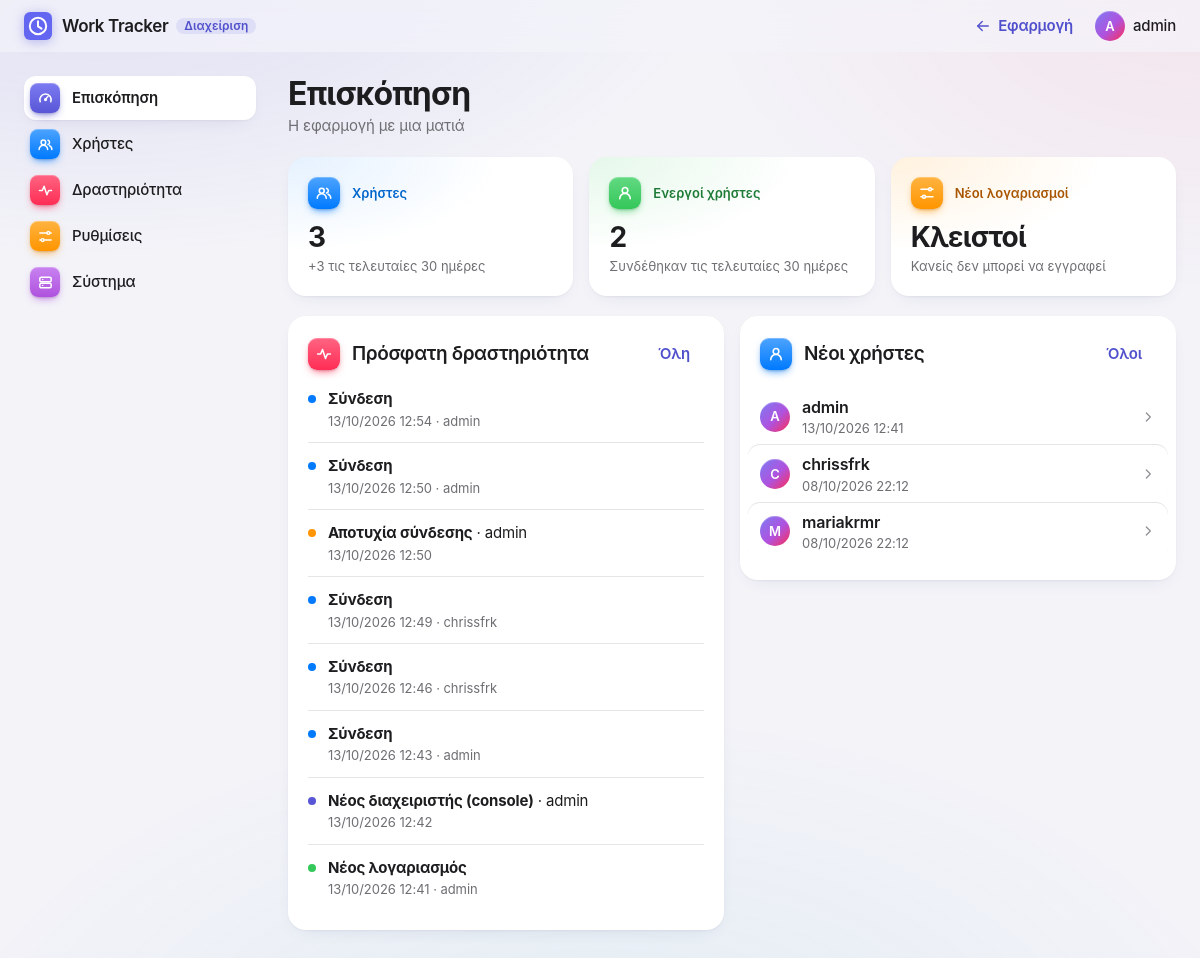
/admin/ (signed in), run on an earlier commit of the app's database.
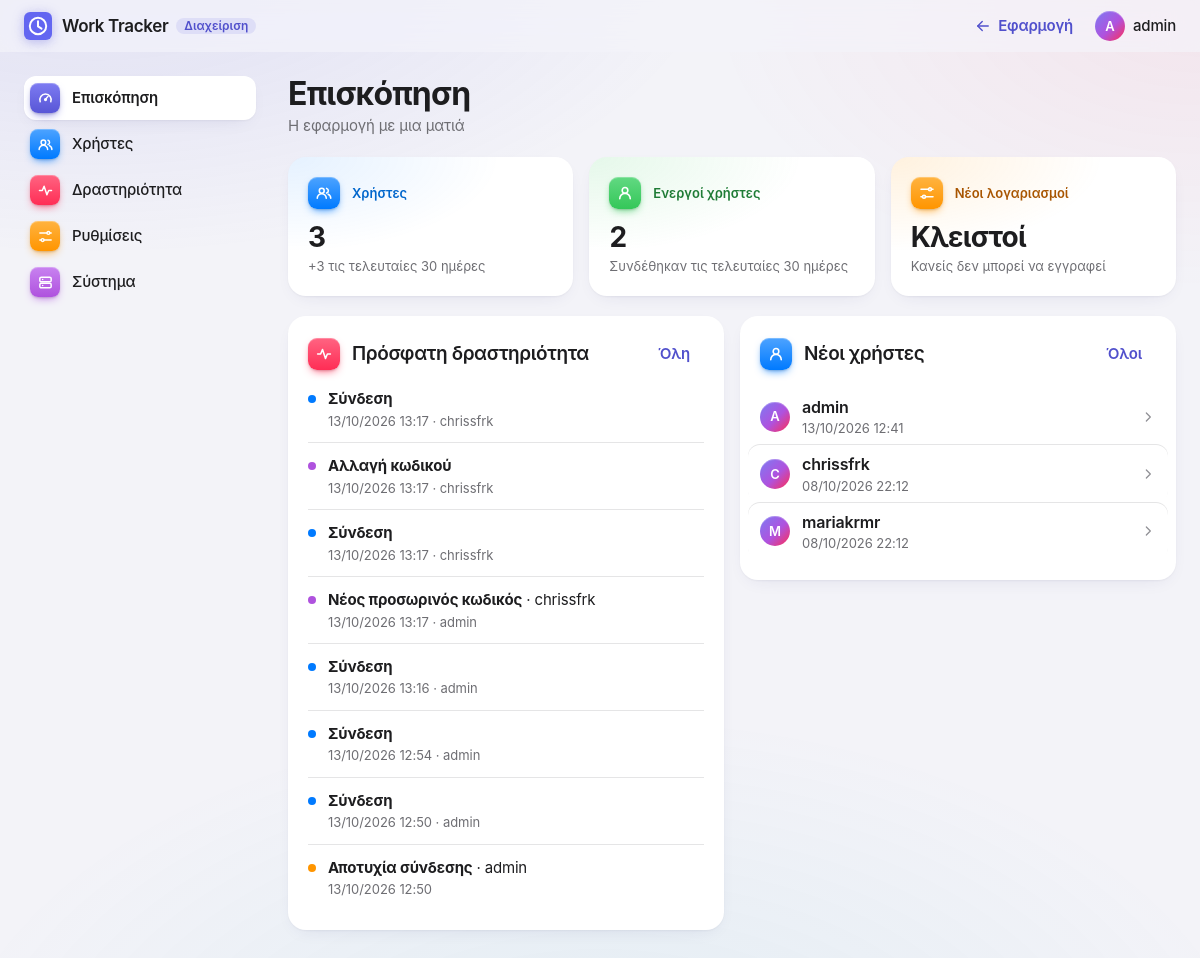
And on a later commit of the database.
### tables this page shows
CREATE TABLE activity (
                    id INTEGER PRIMARY KEY,
                    at TEXT NOT NULL,
                    actor_id INTEGER,
                    actor TEXT,
                    action TEXT NOT NULL,
                    target TEXT,
                    detail TEXT
                );

CREATE TABLE users (
                    id INTEGER PRIMARY KEY AUTOINCREMENT,
                    username TEXT NOT NULL UNIQUE COLLATE NOCASE,
                    password_hash TEXT NOT NULL,
                    created_at TEXT
                , is_admin INTEGER NOT NULL DEFAULT 0, disabled INTEGER NOT NULL DEFAULT 0, session_epoch INTEGER NOT NULL DEFAULT 0, last_login_at TEXT, must_change_password INTEGER NOT NULL DEFAULT 0);

### admin.py (the view)
@bp.get("/")
def dashboard():
    counts = query("""SELECT (SELECT COUNT(*) FROM users) AS users,
                             (SELECT COUNT(*) FROM users WHERE created_at >= :d30) AS new_users,
                             (SELECT COUNT(*) FROM users WHERE last_login_at >= :d30) AS active_users,
                             (SELECT COUNT(*) FROM users WHERE disabled = 1) AS disabled_users,
                             (SELECT COUNT(*) FROM records WHERE user_id IS NULL) AS orphan_records,
                             (SELECT COUNT(*) FROM activity WHERE action = 'error' AND at >= :d7) AS errors,
                             (SELECT COUNT(*) FROM activity WHERE action = 'login_failed' AND at >= :d1) AS failed_logins""",
                   {"d30": days_ago(30), "d7": days_ago(7), "d1": days_ago(1)}, one=True)
    activity = query("SELECT * FROM activity ORDER BY id DESC LIMIT 8")
    newest = query("SELECT id, username, created_at FROM users ORDER BY id DESC LIMIT 5")
    return render_template("admin/dashboard.html", section="dashboard", counts=counts, activity=activity,
                           newest=newest, actions=ACTIONS)

### admin.py (called while the page is built)
@bp.before_request
def require_admin():
    if g.user is None or not g.user["is_admin"]:
        abort(404)

@bp.after_request
def no_store(response):
    response.headers["Cache-Control"] = "no-store"
    return response

@bp.app_template_filter("when")
def format_when(value):
    if not value:
        return "—"
    try:
        return datetime.fromisoformat(value).strftime("%d/%m/%Y %H:%M")
    except ValueError:
        return value

def query(sql, params=(), one=False):
    conn = core.connect()
    conn.row_factory = sqlite3.Row
    try:
        cur = conn.execute(sql, params)
        return cur.fetchone() if one else cur.fetchall()
    finally:
        conn.close()

def days_ago(days):
    return (core.now_local() - timedelta(days=days)).isoformat(timespec="seconds")

### app.py (called while the page is built, shortened)
def invite_code():
    return core.registration_state()["code"]

@app.before_request
def check_csrf():
    if request.method != "POST":
        return None

@app.after_request
def security_headers(response):
    response.headers.setdefault("X-Content-Type-Options", "nosniff")
    response.headers.setdefault("X-Frame-Options", "DENY")
    response.headers.setdefault("Referrer-Policy", "same-origin")
    return response

### templates/admin/dashboard.html (shortened to what this page needs)
{% extends "admin/_layout.html" %}
{% from "_icons.html" import icon, chip %}
{% from "admin/_macros.html" import page_header, activity_item, avatar, empty with context %}
{% block admin_content %}
{{ page_header('Επισκόπηση', 'Η εφαρμογή με μια ματιά') }}
<div class="admin-stats">
  <a class="card stat tone-blue" href="{{ url_for('admin.users') }}">
    <div class="stat-head">{{ chip('people', 'blue') }}<p class="stat-label">Χρήστες</p></div>
    <p class="stat-value">{{ counts.users }}</p>
    <p class="stat-sub">+{{ counts.new_users }} τις τελευταίες 30 ημέρες{% if counts.disabled_users %} · {{ counts.disabled_users }} απενεργ.{% endif %}</p>
  </a>
  <a class="card stat tone-green" href="{{ url_for('admin.users', sort='login') }}">
    <div class="stat-head">{{ chip('person', 'green') }}<p class="stat-label">Ενεργοί χρήστες</p></div>
    <p class="stat-value">{{ counts.active_users }}</p>
    <p class="stat-sub">Συνδέθηκαν τις τελευταίες 30 ημέρες</p>
  </a>
  <a class="card stat tone-orange" href="{{ url_for('admin.settings') }}">
    <div class="stat-head">{{ chip('sliders', 'orange') }}<p class="stat-label">Νέοι λογαριασμοί</p></div>
    <p class="stat-value">{{ 'Ανοιχτοί' if registration_open else 'Κλειστοί' }}</p>
    <p class="stat-sub">{{ 'Με κωδικό πρόσκλησης' if registration_open else 'Κανείς δεν μπορεί να εγγραφεί' }}</p>
  </a>
</div>
<div class="admin-columns">
  <section class="card" aria-labelledby="recent-title">
    <div class="card-header">
      <div class="card-title">{{ chip('pulse', 'pink') }}<h2 class="title3" id="recent-title">Πρόσφατη δραστηριότητα</h2></div>
      <a class="btn btn-plain btn-sm" href="{{ url_for('admin.activity') }}">Όλη</a>
    </div>
    {% if activity %}
    <ul class="feed">{% for a in activity %}{{ activity_item(a, actions) }}{% endfor %}</ul>
    {% else %}
    {{ empty('pulse', 'Καμία δραστηριότητα ακόμα', 'Συνδέσεις και ενέργειες διαχείρισης θα εμφανίζονται εδώ.') }}
    {% endif %}
  </section>
  <section class="card" aria-labelledby="newest-title">
    <div class="card-header">
      <div class="card-title">{{ chip('person', 'blue') }}<h2 class="title3" id="newest-title">Νέοι χρήστες</h2></div>
      <a class="btn btn-plain btn-sm" href="{{ url_for('admin.users') }}">Όλοι</a>
    </div>
    <ul class="list">
      {% for u in newest %}
      <li>
        <a class="list-row" href="{{ url_for('admin.user_detail', user_id=u.id) }}">
          {{ avatar(u.username) }}
          <span class="list-main"><strong>{{ u.username }}</strong><span class="footnote secondary">{{ u.created_at|when }}</span></span>
          {{ icon('chevron-right', 'icon list-chevron') }}
        </a>
      </li>
      {% endfor %}
    </ul>
  </section>
</div>
{% endblock %}

### templates/admin/_layout.html (shortened to what this page needs)
{% extends "base.html" %}
{% from "_icons.html" import icon, chip %}
{% block head %}
  <link rel="stylesheet" href="{{ url_for('static', filename='admin.css') }}">
{% endblock %}
{% block main_class %}container admin{% endblock %}
{% block navbar %}
<header class="navbar" id="navbar">
  <div class="navbar-inner">
    <h1 class="brand">
      <a href="{{ url_for('admin.dashboard') }}">
        <img src="{{ url_for('static', filename='icon.svg') }}" alt="" width="28" height="28">
        <span>Work Tracker</span>
      </a>
      <span class="tag admin-tag">Διαχείριση</span>
    </h1>
    <div class="account">
      <a class="btn btn-plain btn-sm" href="{{ url_for('index') }}">{{ icon('arrow-left') }}<span class="account-label">Εφαρμογή</span></a>
      <span class="avatar" aria-hidden="true">{{ current_user.username[:1]|upper }}</span>
      <span class="account-name">{{ current_user.username }}</span>
    </div>
  </div>
</header>
{% endblock %}
{% block content %}
{% set nav = [('dashboard', 'Επισκόπηση', 'gauge', 'indigo'),
              ('users', 'Χρήστες', 'people', 'blue'),
              ('activity', 'Δραστηριότητα', 'pulse', 'pink'),
              ('settings', 'Ρυθμίσεις', 'sliders', 'orange'),
              ('system', 'Σύστημα', 'server', 'purple')] %}
<div class="admin-shell">
  <nav class="admin-nav" aria-label="Ενότητες διαχείρισης">
    {% for key, label, glyph, tone in nav %}
    <a class="admin-nav-item" href="{{ url_for('admin.' ~ key) }}" {% if section == key %}aria-current="page"{% endif %}>
      {{ chip(glyph, tone) }}<span>{{ label }}</span>
    </a>
    {% endfor %}
  </nav>
  <div class="admin-main">
    {% block admin_content %}{% endblock %}
  </div>
</div>
{% endblock %}

### templates/_icons.html (shortened to what this page needs)
{% macro chip(name, tone) -%}
<span class="chip tone-{{ tone }}" aria-hidden="true">{{ icon(name) }}</span>
{%- endmacro %}
{% macro icon(name, class="icon") -%}
<svg class="{{ class }}" viewBox="0 0 24 24" aria-hidden="true" focusable="false">{{ ICONS[name]|safe }}</svg>
{%- endmacro %}

### templates/admin/_macros.html (shortened to what this page needs)
{% from "_icons.html" import icon, chip %}
{% macro page_header(title, subtitle=none) -%}
<header class="admin-header">
  <div>
    <h1 class="large-title">{{ title }}</h1>
    {% if subtitle %}<p class="secondary">{{ subtitle }}</p>{% endif %}
  </div>
</header>
{%- endmacro %}
{% macro avatar(name, cls='') -%}
<span class="avatar {{ cls }}" aria-hidden="true">{{ name[:1]|upper }}</span>
{%- endmacro %}
{% macro activity_item(a, actions) -%}
{% set label, tone = actions.get(a.action, (a.action, 'blue')) %}
<li class="feed-item">
  <span class="feed-dot tone-{{ tone }}" aria-hidden="true"></span>
  <div class="feed-body">
    <p><strong>{{ label }}</strong>{% if a.target %} · {{ a.target }}{% endif %}</p>
    <p class="footnote secondary">
      {{ a.at|when }}{% if a.actor %} · {{ a.actor }}{% endif %}{% if a.detail %} · {{ a.detail }}{% endif %}
    </p>
  </div>
</li>
{%- endmacro %}

What changed in the data, as far as the page shows it:
no longer on this page (row unchanged): activity: label "Σύνδεση", at|when "13/10/2026 12:49", actor "chrissfrk"
no longer on this page (row unchanged): activity: label "Σύνδεση", at|when "13/10/2026 12:46", actor "chrissfrk"
no longer on this page (row unchanged): activity: label "Σύνδεση", at|when "13/10/2026 12:43", actor "admin"
no longer on this page (row unchanged): activity: label "Νέος διαχειριστής (console)", target "admin", at|when "13/10/2026 12:42"
no longer on this page (row unchanged): activity: label "Νέος λογαριασμός", at|when "13/10/2026 12:41", actor "admin"
added activity: label "Σύνδεση", at|when "13/10/2026 13:17", actor "chrissfrk"
added activity: label "Αλλαγή κωδικού", at|when "13/10/2026 13:17", actor "chrissfrk"
added activity: label "Σύνδεση", at|when "13/10/2026 13:17", actor "chrissfrk"
added activity: label "Νέος προσωρινός κωδικός", target "chrissfrk", at|when "13/10/2026 13:17", actor "admin"
added activity: label "Σύνδεση", at|when "13/10/2026 13:16", actor "admin"
